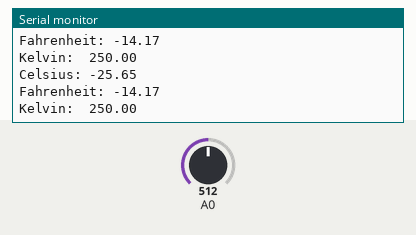
Simulated run of this sketch. Board: Arduino Uno, built with avr-gcc and run on an emulated ATmega328P. Shown: the last lines printed to the serial monitor. Inputs (shaded band) come from the test bench; at power-on: A0 = 512.

Above: at 1.8 s.
1.9 s: A0 set to 716
At 2.8 s:
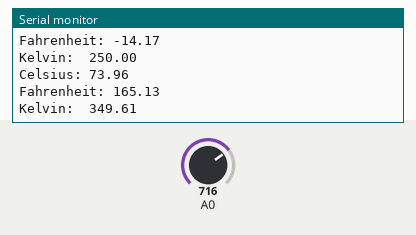
3.4 s: A0 set to 900
At 4.8 s:
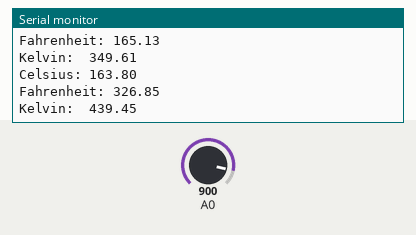
Timing chart, 0 to 6.4 s (numbered marks = the images above; inputs shaded):
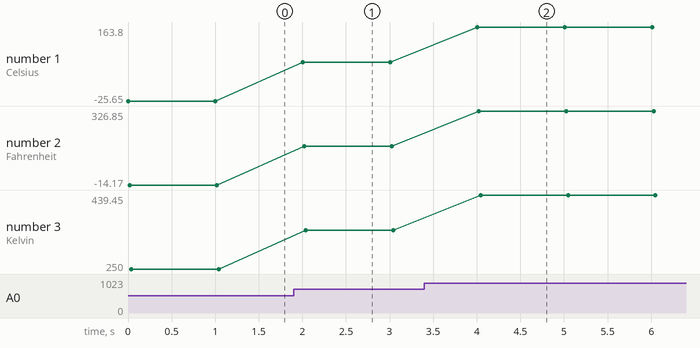

The sketch:

temperature_sensor.ino
```cpp
/*
 * temperature.pde
 * -----------------
 * Takes the sensor (LM335) input and converts it
 * to Kelvin degrees, then celsius.
 * Subtract 2.5 celsius degrees that seem
 * to be the sensor error perhaps due to the heat
 * generating by the current running through it.
 * 2.5 degrees were calculated by using a mercury
 * thermometer next to the sensor.
 *Testingnnn
*/
/*Declare the Variables for the Program*/

float temp_in_celsius = 0;
float temp_in_kelvin=0;
float temp_in_fahrenheit=0;

void setup()
{
  Serial.begin(9600);
}
void loop()
{
  //Reads the input and converts it to Kelvin degrees
  temp_in_kelvin = analogRead(0) * 0.004882812 * 100;
  //Converts Kelvin to Celsius minus 2.5 degrees error
  temp_in_celsius = temp_in_kelvin - 2.5 - 273.15;
  temp_in_fahrenheit = ((temp_in_kelvin - 2.5) * 9 / 5) - 459.67;
  //Print the temperature in Celsius to the serial port
  Serial.print("Celsius: ");
  Serial.println(temp_in_celsius);
  //Print the temperature in Fahrenheit to the serial port
  Serial.print("Fahrenheit: ");
  Serial.println(temp_in_fahrenheit);
  Serial.print("Kelvin:  ");
  Serial.println(temp_in_kelvin);
  Serial.println();
  delay(1000);
}
```

Measured:
- after the input at 1.9 s, the serial monitor: prints a new line after 0.10 s (image 1)
- after the input at 3.4 s, the serial monitor: prints a new line after 0.61 s (image 2)
- plotted number 1: -25.65 → 73.96 after the input at 1.9 s, 73.96 → 163.8 after the input at 3.4 s
- plotted number 2: -14.17 → 165.13 after the input at 1.9 s, 165.13 → 326.85 after the input at 3.4 s
- plotted number 3: 250 → 349.61 after the input at 1.9 s, 349.61 → 439.45 after the input at 3.4 s
